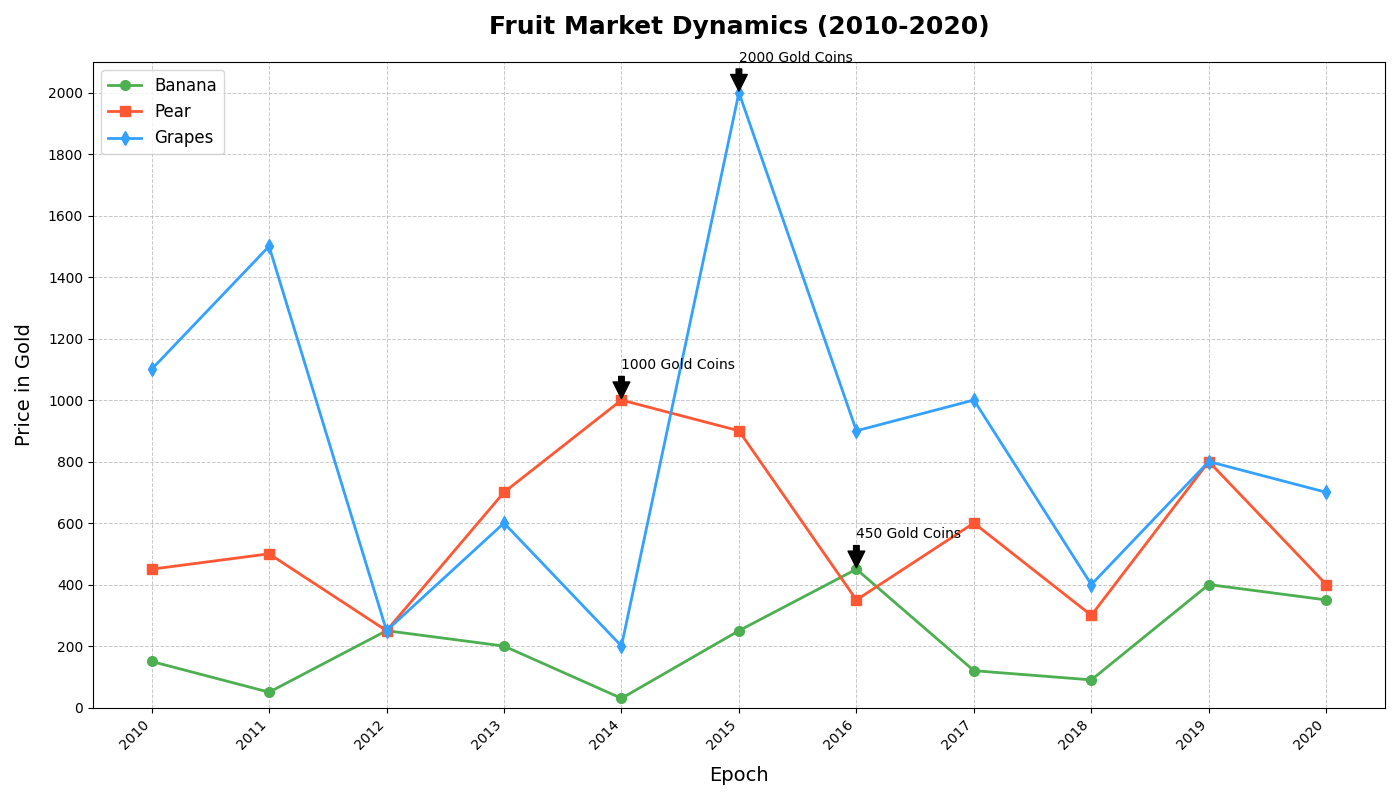

Recreate this plot in Python.
import matplotlib.pyplot as plt
import numpy as np

years = np.arange(2010, 2021)
apple_stock_prices = [150, 50, 250, 200, 30, 250, 450, 120, 90, 400, 350]
google_stock_prices = [450, 500, 250, 700, 1000, 900, 350, 600, 300, 800, 400]
amazon_stock_prices = [1100, 1500, 250, 600, 200, 2000, 900, 1000, 400, 800, 700]

fig, ax = plt.subplots(figsize=(14, 8))

# Plots with the altered data
ax.plot(years, apple_stock_prices, marker='o', linestyle='-', linewidth=2, markersize=7, label='Banana', color='#4CAF50')
ax.plot(years, google_stock_prices, marker='s', linestyle='-', linewidth=2, markersize=7, label='Pear', color='#FF5733')
ax.plot(years, amazon_stock_prices, marker='d', linestyle='-', linewidth=2, markersize=7, label='Grapes', color='#33A1FF')

# Labels and title
ax.set_title('Fruit Market Dynamics (2010-2020)', fontsize=18, fontweight='bold', pad=20)
ax.set_xlabel('Epoch', fontsize=14, labelpad=10)
ax.set_ylabel('Price in Gold', fontsize=14, labelpad=10)

# X-ticks and Y-ticks
ax.set_xticks(years)
ax.set_xticklabels(years, rotation=45, ha='right')
ax.set_yticks(np.arange(0, 2100, 200))
ax.set_ylim(0, 2100)
ax.grid(True, which='both', linestyle='--', linewidth=0.7, alpha=0.7)

# Annotations for maximum values within each data group
max_price_idx = np.argmax(apple_stock_prices)
ax.annotate(f'{apple_stock_prices[max_price_idx]} Gold Coins', xy=(years[max_price_idx], apple_stock_prices[max_price_idx]), 
            xytext=(years[max_price_idx], apple_stock_prices[max_price_idx] + 100),
            arrowprops=dict(facecolor='black', shrink=0.05))

max_price_idx = np.argmax(google_stock_prices)
ax.annotate(f'{google_stock_prices[max_price_idx]} Gold Coins', xy=(years[max_price_idx], google_stock_prices[max_price_idx]), 
            xytext=(years[max_price_idx], google_stock_prices[max_price_idx] + 100),
            arrowprops=dict(facecolor='black', shrink=0.05))

max_price_idx = np.argmax(amazon_stock_prices)
ax.annotate(f'{amazon_stock_prices[max_price_idx]} Gold Coins', xy=(years[max_price_idx], amazon_stock_prices[max_price_idx]), 
            xytext=(years[max_price_idx], amazon_stock_prices[max_price_idx] + 100),
            arrowprops=dict(facecolor='black', shrink=0.05))

ax.legend(loc='upper left', fontsize=12)

plt.tight_layout()
plt.show()
